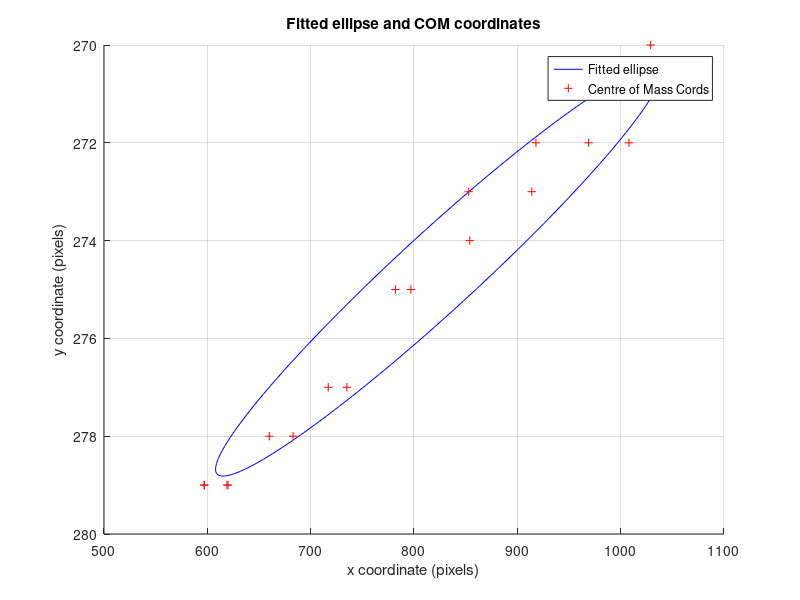

Reproduce this figure in MATLAB.
clear all; clc; 
figure 
axes('ydir','reverse'); grid on; 
hold 
 
%Variables 
phi=0.018800550203260897; 
X0=818.4010073421184; 
Y0=290.05601899153874; 
a=215.83672000871442; 
b=1.0758435594985956; 
 
cos_phi = cos(phi); 
sin_phi = sin(phi); 
R = [cos_phi sin_phi; -sin_phi cos_phi]; 
 
%Plot ellipse 
theta_r = linspace(0,2*pi); 
x = X0 + a*cos(theta_r); 
y = Y0 + b*sin(theta_r); 
ellipse = R*[x; y]; 
plot( ellipse(1,:),ellipse(2,:), 'b'); 
 
%Plot ellipse 
COM_cor= [597, 279; 597, 279; 620, 279; 660, 278; 717, 277; 782, 275; 853, 273; 914, 273; 969, 272; 1008, 272; 1027, 271; 1029, 270; 1010, 271; 969, 271; 918, 272; 854, 274; 797, 275; 735, 277; 683, 278; 619, 279]; 
plot(COM_cor(:,1), COM_cor(:,2), 'r+') 
 
title('Fitted ellipse and COM coordinates'); 
xlabel('x coordinate (pixels)'); 
ylabel('y coordinate (pixels)'); 
legend('Fitted ellipse', 'Centre of Mass Cords');